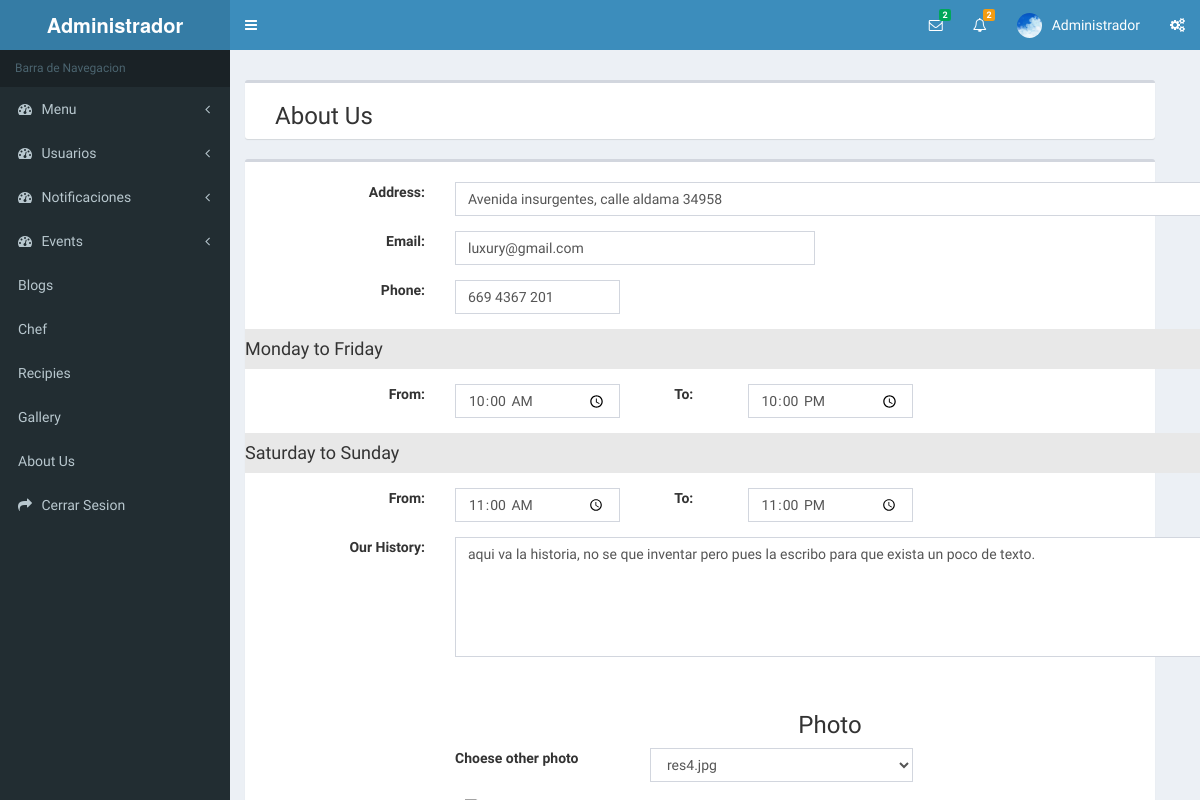
Before: /index.php/Admin/NosotrosActualizar with the older database file.
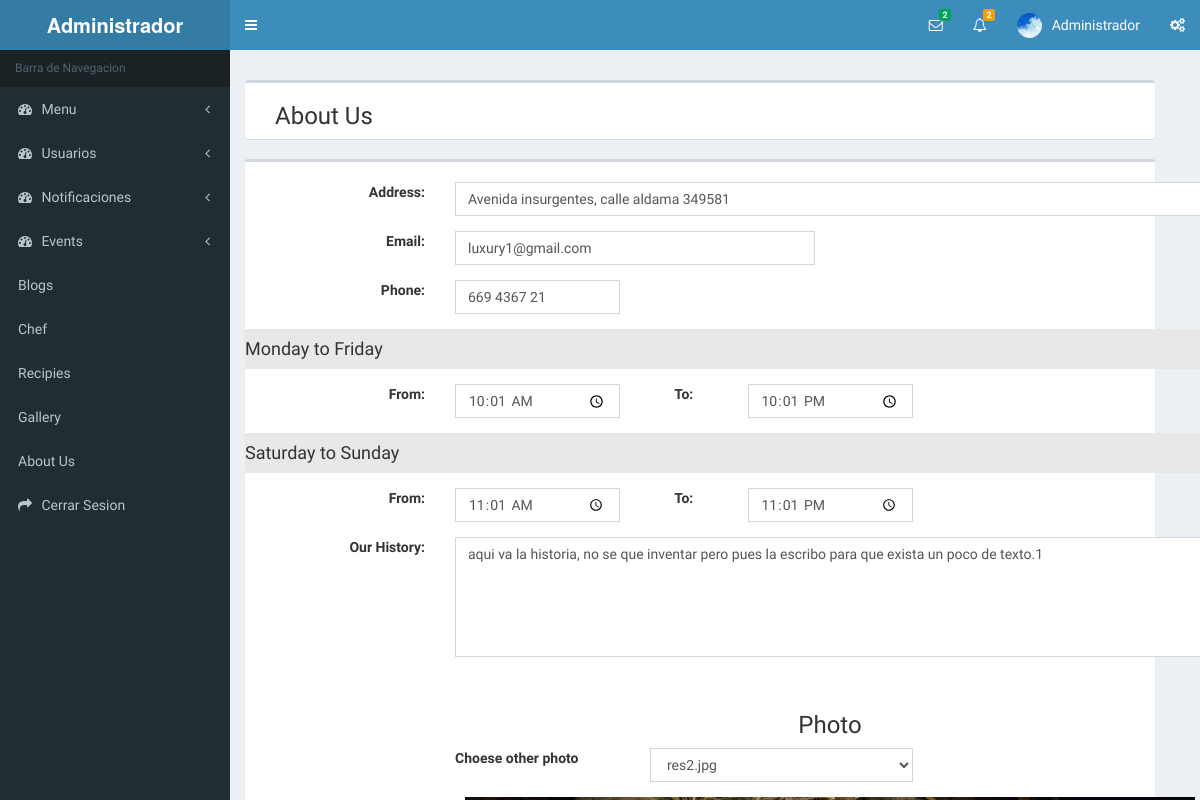
After: the same page with the newer database file.
### tables this page shows
CREATE TABLE `datos_restaurante` (
  `id` int(11) unsigned NOT NULL AUTO_INCREMENT,
  `address` varchar(255) NOT NULL,
  `telefono` varchar(12) NOT NULL,
  `email` varchar(50) NOT NULL,
  `status` tinyint(1) NOT NULL DEFAULT '1',
  `historia` text NOT NULL,
  `video` varchar(100) NOT NULL,
  `hi_lv` time NOT NULL,
  `hf_lv` time NOT NULL,
  `hi_sd` time NOT NULL,
  `hf_sd` time NOT NULL,
  PRIMARY KEY (`id`)
);

### application/controllers/Admin/NosotrosActualizar.php (called while the page is built, shortened)
<?php
class NosotrosActualizar extends CI_Controller {
	public function __construct()
	{
		$this->load->model('Restaurant/AboutUsModel');
	}
	public function index()
	{
		$data['key'] 		= $this->AboutUsModel->check();
		$data['historia']	= $this->AboutUsModel->Carga();
		$data['fotos']		= $this->AboutUsModel->GetPhotos();
		if(!empty($data['key']) ){
			$this->load->view('Administrador/NosotrosActualizar',$data);
		}
	}
}

### index.php (called while the page is built, shortened)
<?php
require_once BASEPATH.'core/CodeIgniter.php';

### application/models/Restaurant/AboutUsModel.php (called while the page is built, shortened)
<?php
class AboutUsModel extends CI_Model {
	public function Carga(){
		$this->db->select('historia, foto');
		$this->db->from('datos_restaurante, fotos_restaurante');
		$this->db->where('fotos_restaurante.tipo',1);
		return $this->db->get()->result();
	}
	public function check(){
		$query = $this->db->query('SELECT * FROM datos_restaurante WHERE EXISTS (SELECT id FROM datos_restaurante WHERE id = 1)')->row();
		return $query;
	}
	public function GetPhotos(){
		$this->db->select('*');
		$this->db->from('fotos_restaurante');
		$this->db->where('status',1);
		return $this->db->get()->result();
	}
}

### application/views/Administrador/NosotrosActualizar.php (the view, shortened to what this page needs)
<?php $this->load->view('Administrador/Global/Header');?>
<?php $this->load->view('Administrador/Global/AsideLeft');?>
<div class="content-wrapper">
    <section class="content-header">
      	<section class="content">
	        <div class="row box">
    			<div class="container">
    				<div class="col-md-2"><h3>About Us</h3></div>
    			</div>
	        </div>
	        <div class="row box">
	        	<div class="container" id="contentenido">
    				<div class="row">
    					<div class="col-md-12">
    						<form enctype="multipart/form-data" role="form" method="post" action="<?= base_url('index.php/Admin/NosotrosActualizar/do_upload'); ?>"  id="saaveForm">
    								<br>
    								<div class="row form-group">
					                    <div class="col-md-2 text-right">
					                        <label class="col-form-label mr-2 control-label">Address: </label>
					                    </div>
					                    <div class="col-md-10">
					                        <input maxlength="100" type="text" name="adrres" class="form-control" placeholder="*" value="<?= $key->address; ?>" required>
					                    </div>
					                </div>
					                <div class="row form-group">
					                    <div class="col-md-2 text-right">
					                        <label class="col-form-label mr-2 control-label">Email: </label>
					                    </div>
					                    <div class="col-md-4">
					                        <input maxlength="100" type="email" name="email" class="form-control" placeholder="*" value="<?= $key->email; ?>" required>
					                    </div>
					                </div>
					                <div class="row form-group">
					                    <div class="col-md-2 text-right">
					                        <label class="col-form-label mr-2 control-label">Phone: </label>
					                    </div>
					                    <div class="col-md-2">
					                        <input maxlength="10" type="text" name="phone" class="form-control" placeholder="*" value="<?= $key->telefono; ?>" required>
					                    </div>
					                </div>
					                <div class="row form-group" style="background-color: #e8e8e8;">
					                	<h4>Monday to Friday</h4>
					                </div>
					                <div class="row form-group">
					                    <div class="col-md-2 text-right">
					                        <label class="col-form-label mr-2 control-label">From: </label>
					                    </div>
					                    <div class="col-md-2">
					                        <input maxlength="10" type="time" name="hi_lv" class="form-control" placeholder="*" value="<?= $key->hi_lv; ?>" required>
					                    </div>
					                    <div class="col-md-1 text-center">
					                        <label class="col-form-label mr-2 control-label">To: </label>
					                    </div>
					                    <div class="col-md-2">
					                        <input maxlength="10" type="time" name="hf_lv" class="form-control" placeholder="*" value="<?= $key->hf_lv; ?>" required>
					                    </div>
					                </div>
					                <div class="row form-group" style="background-color: #e8e8e8;">
					                	<h4>Saturday to Sunday</h4>
					                </div>
					                <div class="row form-group">
					                    <div class="col-md-2 text-right">
					                        <label class="col-form-label mr-2 control-label">From: </label>
					                    </div>
					                    <div class="col-md-2">
					                        <input maxlength="10" type="time" name="hi_sd" class="form-control" placeholder="*" value="<?= $key->hi_sd; ?>" required>
					                    </div>
					                    <div class="col-md-1 text-center">
					                        <label class="col-form-label mr-2 control-label">To: </label>
					                    </div>
					                    <div class="col-md-2">
					                        <input maxlength="10" type="time" name="hf_sd" class="form-control" placeholder="*" value="<?= $key->hf_sd; ?>" required>
					                    </div>
					                </div>
					                <div class="row form-group">
					                    <div class="col-md-2 text-right">
					                        <label class="col-form-label mr-2 control-label">Our History: </label>
					                    </div>
					                    <div class="col-md-10">
					                        <textarea maxlength="100" type="text" name="history" class="form-control" placeholder="*" required style="height: 120px;"><?= $key->historia; ?></textarea><br>
					                    </div>
					                </div>
					                <div class="row form-group">
					                    <h3 class="text-center">Photo</h3>
					                    <div class="col-md-offset-2 col-md-2">
					                    	<label>Choese other photo</label>
					                    </div>
					                    <div class="col-md-3">
					                    	<select name="photo" id="photo" class="form-control">
					                    		<?php foreach ($fotos as $f) { ?>
					                    		<?php if($f->tipo==1){ ?>
					                    			<option value="<?= $f->id; ?>" selected><?= $f->foto; ?></option>
					                    		<?php }else{ ?>
					                    			<option value="<?= $f->id; ?>"><?= $f->foto; ?></option>
					                    		<?php } } ?>
					                    	</select>
					                    </div>
					                </div>
    						</form>
    					</div>
    				</div>
    			</div>
			</div>
		</section>
    </section>
  </div>
<?php $this->load->view('Administrador/Global/AsideRight');?>
<?php $this->load->view('Administrador/Global/Footer');?>

### application/views/Administrador/Global/Header.php (shortened to what this page needs)
<!DOCTYPE html>
<html>
<head>
  <link rel="stylesheet" href="<?php echo base_url('assets/AdminLTE/bower_components/bootstrap/dist/css/bootstrap.min.css');?>">
  <link rel="stylesheet" href="<?php echo base_url('assets/AdminLTE/bower_components/font-awesome/css/font-awesome.min.css');?>">
  <link rel="stylesheet" href="<?php echo base_url('assets/AdminLTE/bower_components/Ionicons/css/ionicons.min.css');?>">
  <link rel="stylesheet" href="<?php echo base_url('assets/AdminLTE/bower_components/jvectormap/jquery-jvectormap.css');?>">
  <link rel="stylesheet" href="<?php echo base_url('assets/AdminLTE/dist/css/AdminLTE.min.css');?>">
  <link rel="stylesheet" href="<?php echo base_url('assets/AdminLTE/dist/css/skins/_all-skins.min.css');?>">
        <link rel="stylesheet" href="<?= base_url('assets/sources/css/bootstrap-dialog.min.css') ?>">
</head>
<body class="hold-transition skin-blue sidebar-mini fixed">
<div class="wrapper">

### application/views/Administrador/Global/AsideLeft.php (shortened to what this page needs)
<header class="main-header">
    <a href="index2.html" class="logo">
      <span class="logo-lg"><b>Administrador</b></span>
    </a>
    <nav class="navbar navbar-static-top">
      <a href="#" class="sidebar-toggle" data-toggle="push-menu" role="button">
      </a>
      <div class="navbar-custom-menu">
        <ul class="nav navbar-nav">
          <li class="dropdown messages-menu">
            <a href="#" class="dropdown-toggle" data-toggle="dropdown">
              <i class="fa fa-envelope-o"></i>
              <span class="label label-success">2</span>
            </a>
          </li>
          <li class="dropdown notifications-menu">
            <a href="#" class="dropdown-toggle" data-toggle="dropdown">
              <i class="fa fa-bell-o"></i>
              <span class="label label-warning">2</span>
            </a>
          </li>
          <li class="dropdown user user-menu">
            <a href="#" class="dropdown-toggle" data-toggle="dropdown">
              <img src="<?php echo base_url('assets/AdminLTE/dist/img/user2-160x160.jpg');?>" class="user-image" alt="User Image">
              <span class="hidden-xs">Administrador</span>
            </a>
          </li>
          <li>
            <a href="#" data-toggle="control-sidebar"><i class="fa fa-gears"></i></a>
          </li>
        </ul>
      </div>
    </nav>
  </header>
  <aside class="main-sidebar">
    <section class="sidebar">
      <ul class="sidebar-menu" data-widget="tree">
        <li class="header">Barra de Navegacion</li>
        <li class="treeview ">
          <a href="#">
            <i class="fa fa-dashboard"></i> <span>Menu</span>
            <span class="pull-right-container">
              <i class="fa fa-angle-left pull-right"></i>
            </span>
          </a>
        </li>
        <li class="treeview ">
          <a href="#">
            <i class="fa fa-dashboard"></i> <span>Usuarios</span>
            <span class="pull-right-container">
              <i class="fa fa-angle-left pull-right"></i>
            </span>
          </a>
        </li>
        <li class="treeview ">
          <a href="#">
            <i class="fa fa-dashboard"></i> <span>Notificaciones</span>
            <span class="pull-right-container">
              <i class="fa fa-angle-left pull-right"></i>
            </span>
          </a>
        </li>
        <li class="treeview ">
          <a href="#">
            <i class="fa fa-dashboard"></i> <span>Events</span>
            <span class="pull-right-container">
              <i class="fa fa-angle-left pull-right"></i>
            </span>
          </a>
        </li>
        <li>
          <a href="<?= base_url('index.php/Admin/Blogs'); ?>">
            <i></i> <span>Blogs</span>
          </a>
        </li>
        <li>
          <a href="<?= base_url('index.php/Admin/Chef'); ?>">
            <i></i> <span>Chef</span>
          </a>
        </li>
        <li>
          <a href="<?= base_url('index.php/Admin/Recipies'); ?>">
            <i></i> <span>Recipies</span>
          </a>
        </li>
        <li>
          <a href="<?= base_url('index.php/Admin/GaleriaSubir'); ?>">
             <i></i> <span>Gallery</span>
          </a>
        </li>
        <li>
          <a href="<?php echo base_url('index.php/Admin/NosotrosActualizar') ?>">
            <i></i>About Us</a>
          </li>
        <li>
        <li>
          <a href="#">
            <i class="fa fa-share"></i> <span>Cerrar Sesion</span>
          </a>
        </li>
      </ul>
    </section>
  </aside>

### application/views/Administrador/Global/Footer.php (shortened to what this page needs)
  </div>
</body>
</html>

Changed rows visible on the page:
changed datos_restaurante: adrres "Avenida insurgentes, calle aldama 34958" → "Avenida insurgentes, calle aldama 349581"; email "luxury@gmail.com" → "luxury1@gmail.com"; phone "669 4367 201" → "669 4367 21"; hi_lv "10:00:00" → "10:01:00"; hf_lv "22:00:00" → "22:01:00"; hi_sd "11:00:00" → "11:01:00"; hf_sd "23:00:00" → "23:01:00"; history "aqui va la historia, no se que inventar pero pues la escribo para que exista un poco de texto." → "aqui va la historia, no se que inventar pero pues la escribo para que exista un poco de texto.1"
Other visible differences:
form field photo: "res4.jpg" → "res2.jpg"
